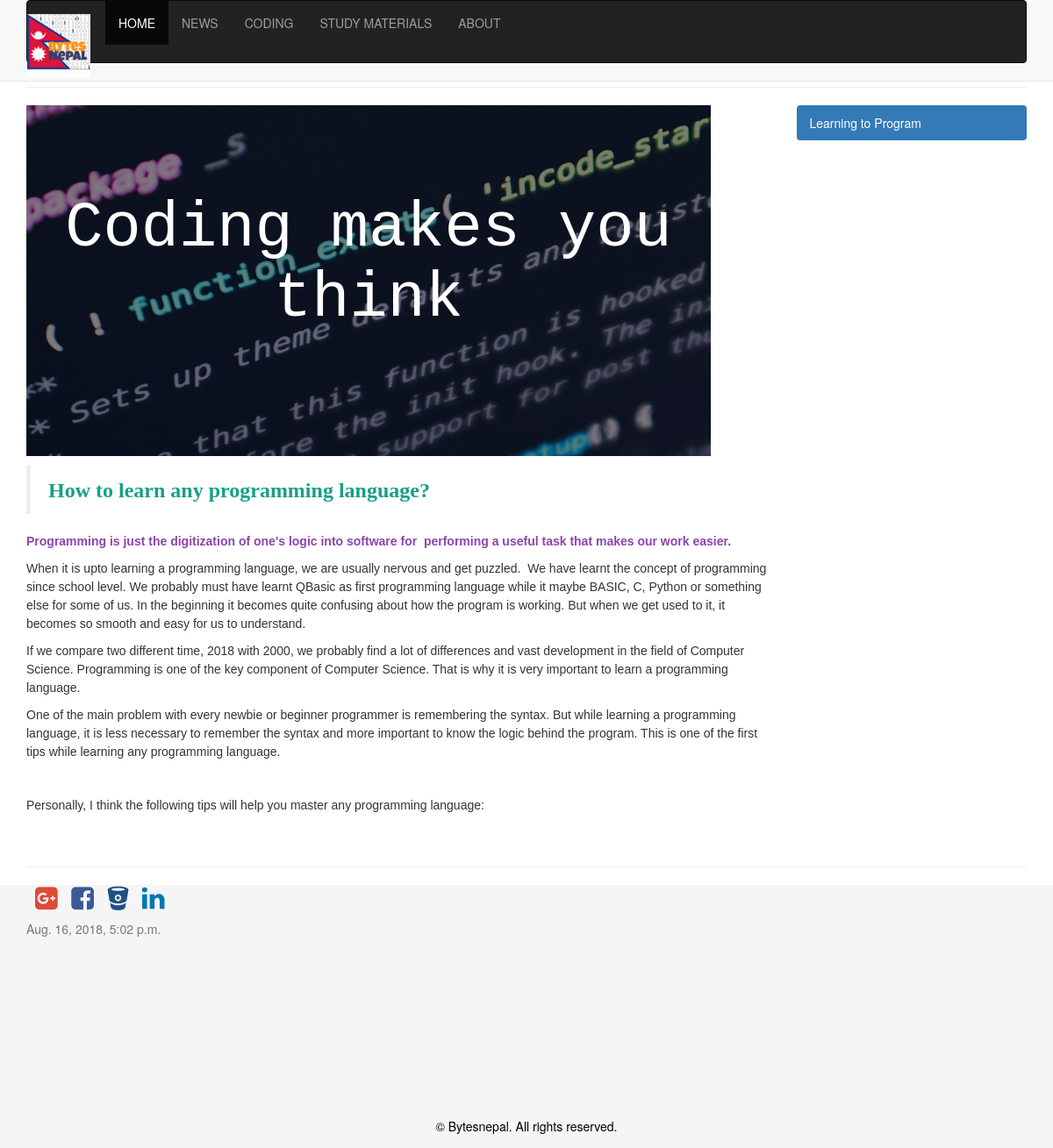
/Coding/, run on the app's committed database.
### Mysite/models.py (models this page shows, shortened)
class Language(models.Model): #database
    id=models.IntegerField(primary_key=True)
    title = models.CharField(max_length=250, verbose_name='Language')
    content = RichTextField(blank=True)

### Mysite/views.py (the view)
# urls.py: url(r'^Coding/$',coding),
def coding (request): #coding
    populate_db()
    languages = get_language()
    context ={
        'languages':languages,  #very important to place inorder to take the datas from the table form models.py
        'current_date':datetime.now(),
        'title': '#include </code>'
    }
    return render(request, 'coding.html',context)

### Mysite/views.py (called while the page is built)
def populate_db():
    if Article.objects.count()==0: #pylint: disable=E1101
        Article(title = 'First item',content = 'This is the first db item').save()
        Article(title = 'Second item',content = 'This is the second db item').save()
        Article(title = 'Third item',content = 'This is the third db item').save()

def get_language():
    result = Language.objects.all() #pylint: disable=E1101
    return result

### Mysite/templates/coding.html (shortened to what this page needs)
{% extends 'base.html' %}
{% block content %}
{% load staticfiles %}
<div class="page-header">
    <h1>{{ title }} </h1>
</div>
<div class="row">
    <div class="col-md-9">
        <div class="tab-content">
            <section class="hero">
                <div class="hero-inner">
                    <link rel="stylesheet" href="{% static 'style/prog.css' %}" type="text/css" >
                    <h1 style="font-size:6vw">Coding makes you think</h1>
                </div>
            </section>
            {% for language in languages %}
            <div id="{{ language.id }}" class="tab-pane fade
                {% if forloop.counter0 == 0 %}
                in active
                {% endif %}">
                    <p>{{ language.content|safe }}</p>
            </div>
            {% endfor %}
        </div>
    </div>
    <div class="col-md-3">
        <ul class="nav nav-pills nav-stacked">
            {% for language in languages %}
            <li
            {% if forloop.counter0 == 0 %}
            class="active"
            {% endif %}
            >
                <a data-toggle="pill" href="#{{ language.id }}">{{language.title}}</a>
            </li>
            {% endfor %}
        </ul>
    </div>
</div>
<p><div class="fb-like" data-href="{{ request.build_absolute_url }}" data-layout="button" data-action="like" data-size="large" data-show-faces="true" data-share="true"></div><hr></p>
{% endblock %}

### Mysite/templates/base.html (shortened to what this page needs)
{% load staticfiles %}
<!DOCTYPE html>
<html lang='en'>
<head>
    <link rel="stylesheet" href="https://cdnjs.cloudflare.com/ajax/libs/font-awesome/4.7.0/css/font-awesome.min.css">
    <link rel="stylesheet" href="https://maxcdn.bootstrapcdn.com/bootstrap/3.3.2/css/bootstrap.min.css">
    <link rel="stylesheet" href="//maxcdn.bootstrapcdn.com/font-awesome/4.3.0/css/font-awesome.min.css">
        <link rel="stylesheet" href="https://maxcdn.bootstrapcdn.com/bootstrap/3.3.7/css/bootstrap.min.css">
        <link href="http://getbootstrap.com/docs/3.3/examples/sticky-footer-navbar/sticky-footer-navbar.css" rel="stylesheet">
</head>
<body>
    <nav class="navbar navbar-default navbar-fixed-top">
        <div class="container">
            <div id="navbar" class="collpase navbar-collapse">
                <nav class="navbar navbar-inverse">
                    <a class="navbar-brand" href="/"><img src="{% static 'images/brand-logo.png' %}"/></a>
                <div class="container-fluid">
                    <div class="navbar-header">
                        <div class="centeredlogo">
                            <nav class="navbar navbar-light bg-light">
                            </nav>
                        </div>
                    </div>
                <ul class="nav navbar-nav">
                    <li class="active"><a href="/">HOME</a> </li>
                    <li><a href="/News">NEWS</a> </li>
                    <li><a href="/Coding">CODING</a> </li>
                    <li><a href="/Materials">STUDY MATERIALS</a> </li>
                    <li><a href="/About">ABOUT</a> </li>
                </ul>
            </div>
        </div>
    </nav>
    <div class="container">
        {% block content %}{% endblock %}
    </div>
    <footer class="footer">
        <div class="container">
            <div class="social-media-icons col-xs-14">
                <ul class="list-inline col-xs-12">
                    <a href="https://plus.google.com/u/0/118145657147121187915"><i class="fa fa-google-plus-square fa-10x" title="Google plus" style="font-size:30px;color:#dd4b39"></i></a>
                    <a href="https://www.facebook.com/crazz.z.zaac"><i class="fa fa-facebook-square fa-10x" title="Facebook" style="font-size:30px;color: #3B5998"></i></a>
                    <a href="https://bitbucket.org/Rabin_BK/"><i class="fa fa-bitbucket fa-10x" title="Bitbucket" style="font-size:30px;color:#205081"></i></a>
                    <a href="https://www.linkedin.com/in/rabin-bk-a36557126/"><i class="fa fa-linkedin fa-10x" title="Linked in" style="font-size:30px;color:#0077B5"></i></a>
                </ul>
            </div>
            <br>
            <p class="text-muted">
                {{ current_date }}
            </p>
        </div>
        <p class="copyright">© Bytesnepal. All rights reserved.
        </p>
    </footer>
</body>
</html>

### Mysite/static/style/prog.css (style rules this page uses)
.hero { width: 65vw; height: 50vh; display: flex; justify-content: center; align-items: center; text-align: center; color: white; background-image: linear-gradient(rgba(0, 0, 0, 0.5),rgba(0, 0, 0, 0.5)), url('/static/images/code.jpg'); background-size: cover; background-position: center ; background-repeat: no-repeat; background-attachment: fixed; }
.hero h1 { font-size: 5em; font-family: 'Courier New', Courier, monospace; margin-top: 0; margin-bottom: 0.5em; }

### Mysite/templates/base.html (style rules this page uses)
footer { position: relative; height: 300px; width: 100%; background-color: whitesmoke; }
p.copyright { position: absolute; width: 100%; color: rgb(0, 0, 0); line-height: 30px; font-size: 1em; text-align: center; bottom:0; }

### data on the page
Language: content "How to learn any programming language? Programming is just the digitization of one's logic into software for performing a useful task that makes our work easier. When it is upto learning a programming language, we are usually nervous and get puzzled. We have learnt the concept of programming since school level. We probably must have learnt QBasic as first programming language while it maybe BASIC, C, Python or something else for some of us. In the beginning it becomes quite confusing about how the program is working. But when we get used to it, it becomes so smooth and easy for us to understand. If we compare two different time, 2018 with 2000, we probably find a lot of differences and vast…", title "Learning to Program"
